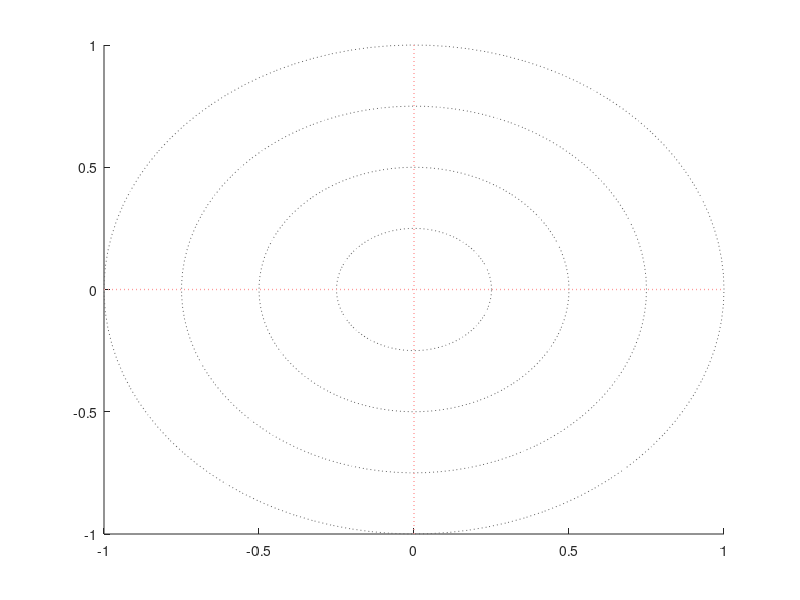

The MATLAB source for this figure:
function drawTernaryMixedBackground
% drawTernaryMixedBackground Draw guiding axes through origin and guiding
% circles for pairs of ternary texture groups.
%   drawTernaryMixedBackground draws guiding axes going through the origin
%   and guiding circles for a plot representing a mix of two ternary
%   texture groups.

% we will overlay several graphical objects
wasHold = ishold;
hold on;

% we use this for drawing the circles
angleRange = linspace(0, 2*pi, 100);

% draw circles for orientation
circleRadii = [1/4, 1/2, 3/4, 1];
for i = 1:length(circleRadii)
    radiuds = circleRadii(i);
    plot(radiuds*cos(angleRange), radiuds*sin(angleRange), ':', 'color', [0.4 0.4 0.4]);
end

% draw the main axes
plot([-1 1], [0 0], ':', 'color', [1 0.6 0.6], 'linewidth', 1);
plot([0 0], [-1 1], ':', 'color', [1 0.6 0.6], 'linewidth', 1);

% revert hold state
if ~wasHold
    hold off;
end

end
